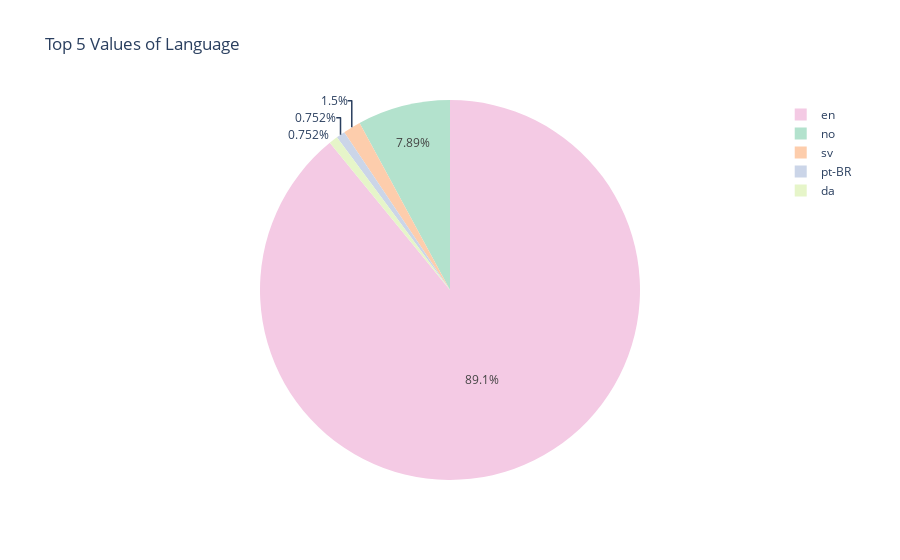

The notebook cell this image was saved under:
### Code cell
viz_top_values(mybooks['Language'], top_n=5)

### Figure 1 — Plotly figure (JSON) as saved in the notebook; plotly's stock layout.template omitted (floating-point values rounded to 4 significant figures)
{"data": [{"labels": ["en", "no", "sv", "pt-BR", "da"], "marker": {"colors": ["rgb(244, 202, 228)", "rgb(179, 226, 205)", "rgb(253, 205, 172)", "rgb(203, 213, 232)", "rgb(230, 245, 201)", "rgb(255, 242, 174)", "rgb(241, 226, 204)", "rgb(204, 204, 204)", "rgb(255, 255, 204)", "rgb(197, 226, 255)"]}, "type": "pie", "values": [237, 21, 4, 2, 2]}], "layout": {"title": {"text": "Top 5 Values of Language"}}}
